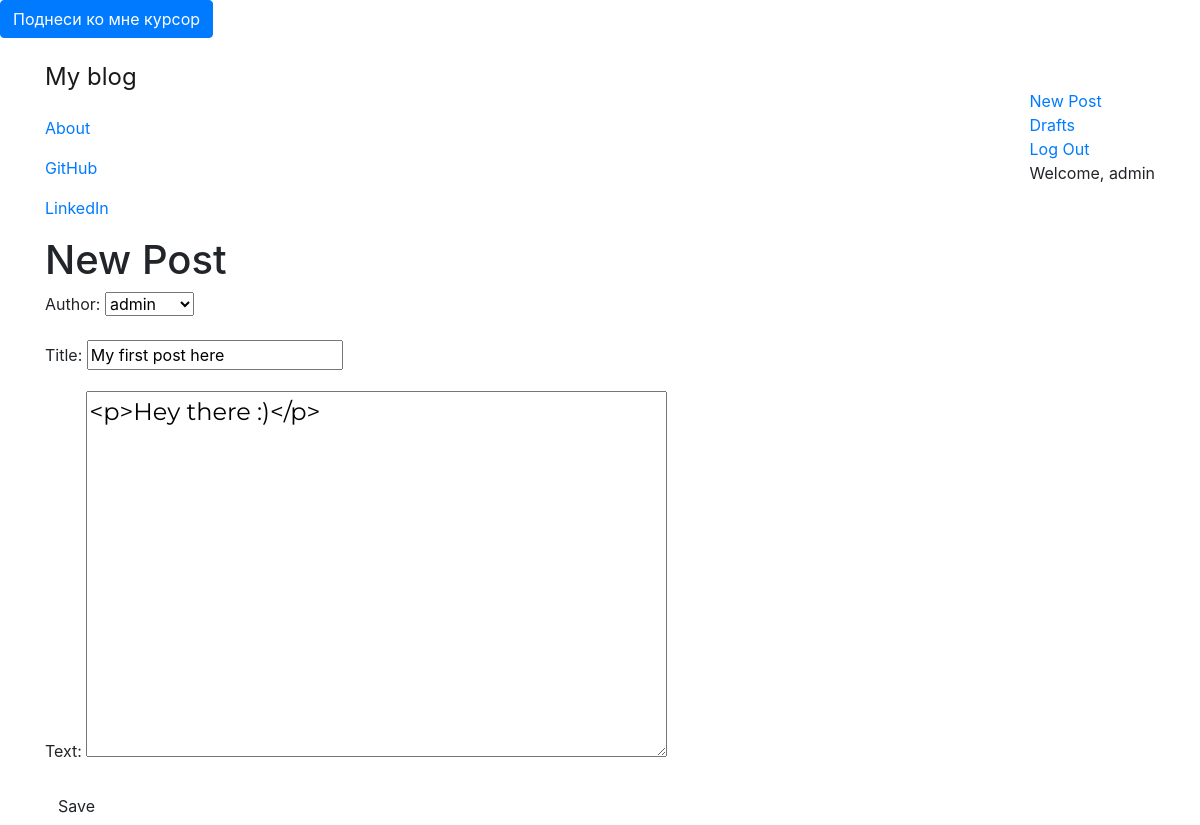
Screenshot of /post/1/edit/ (signed in) with the database file from the repository.
### myblog/models.py (models this page shows, shortened)
class Post(models.Model):
    author = models.ForeignKey('auth.User', on_delete=models.CASCADE)
    title = models.CharField(max_length=200)
    text = models.TextField()
    create_date = models.DateTimeField(default=timezone.now) #не выполняем функцию, а апередаем ее. А то выполнится вот прям щас, а не в момент создания поста
    published_date = models.DateTimeField(blank=True, null=True)

### myblog/views.py (the view)
# urls.py: path('post/<int:pk>/edit/', views.PostUpdateView.as_view(), name='post_edit'),
class PostUpdateView(LoginRequiredMixin, UpdateView):
    login_url = '/login/'
    redirect_field_name = 'myblog/post_detail.html'
    form_class = PostForm
    model = Post

### myblog/forms.py
class PostForm(forms.ModelForm):
    class Meta():
        model = Post
        fields = ('author', 'title', 'text')
        widgets = {
            'title' : forms.TextInput(attrs={'class':'textinputclass'}),
            'text' : forms.Textarea(attrs={'class':'editable medium-editor-textarea postcontent'})
        }

### myblog/template/myblog/post_form.html (shortened to what this page needs)
{% extends 'myblog/base.html' %}
{% block content %}
    <h1>New Post</h1>
    <form class='post-form' method="POST">
        {{ form.as_p }}
        <button type='submit' class='save btn btn-default'>Save</button>
    </form>
{% endblock %}

### myblog/template/myblog/base.html (shortened to what this page needs)
<!DOCTYPE html>
{% load static %}
<html lang="en">
<head>
    <link rel="stylesheet" href="https://stackpath.bootstrapcdn.com/bootstrap/4.5.2/css/bootstrap.min.css">
    <link rel="stylesheet" href="//cdn.jsdelivr.net/npm/medium-editor@latest/dist/css/medium-editor.min.css" type="text/css" media="screen" charset="utf-8">
    <link rel="stylesheet" href="{% static 'css/blog.css' %}">
</head>
<body class='loader'>
    <button type="button" class="btn btn-primary" data-toggle="popover"
  title="Ehf" data-content="Ура, Bootstrap 4 работает">
    Поднеси ко мне курсор
    </button>
    <nav class='navbar navbar-light'>
        <div class='container'>
            <ul class='navbar-nav mr-auto'>
                <li class="nav-link"><a class='navbar-brand bigbrand' href="{% url 'post_list' %}">My blog</a></li>
                <li class="nav-link"><a href="{% url 'about' %}">About</a></li>
                <li class="nav-link"><a href="https://www.github.com">GitHub</a></li>
                <li class="nav-link"><a href="https://www.linkedin.com">LinkedIn</a></li>
            </ul>
            <ul class='navbar-nav'>
                {% if user.is_authenticated %}
                <li><a href="{% url 'post_new' %}">New Post</a></li>
                <li><a href="{% url 'post_draft_list' %}">Drafts</a></li>
                <li><a href="{% url 'logout' %}">Log Out</a></li>
                <li><a>Welcome, {{ user.username }}</a></li>
                {% endif %}
            </ul>
        </div>
    </nav>
    <div class='content container'>
        <div class='row'>
            <div class='col-md-8'>
                <div class='blog_posts'>
                    {% block content %}
                    {% endblock %}
                </div>
            </div>
        </div>
    </div>
</body>
</html>

### myblog/static/css/blog.css (style rules this page uses)
.bigbrand { font-size: 1.5em; }
.postcontent { font-family: 'Montserrat', sans-serif; font-size: 1.5em; }
.loader { filter: hue-rotate(0deg); color: linear-gradient(45deg,#0f8,#08f); animation: hue 5000ms infinite linear; }

### rows the page displays
Post: author "admin", title "My first post here", text "<p>Hey there :)</p>"

### other values shown
{{ user.username }} "admin"
